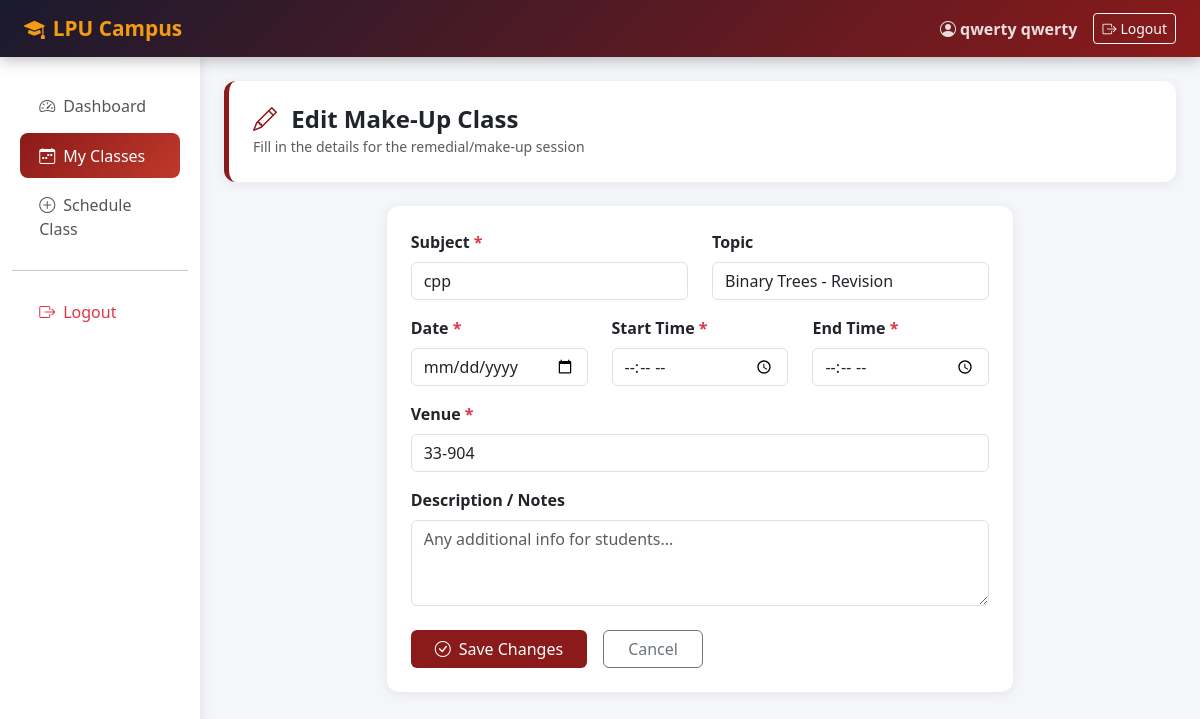
The app's page /classes/4/edit/ (signed in) with its own data.
### attendance/models.py (models this page shows, shortened)
class MakeUpClass(models.Model):
    STATUS_CHOICES = [
        ('upcoming', 'Upcoming'),
        ('active', 'Active'),
        ('completed', 'Completed'),
        ('cancelled', 'Cancelled'),
    ]
    faculty = models.ForeignKey(User, on_delete=models.CASCADE, related_name='makeup_classes')
    subject = models.CharField(max_length=150)
    topic = models.CharField(max_length=200, blank=True)
    date = models.DateField()
    start_time = models.TimeField()
    end_time = models.TimeField()
    venue = models.CharField(max_length=100)
    status = models.CharField(max_length=10, choices=STATUS_CHOICES, default='upcoming')
    description = models.TextField(blank=True)
    created_at = models.DateTimeField(auto_now_add=True)
    class Meta:
        ordering = ['-date', '-start_time']

### attendance/views.py (the view)
# urls.py: path('classes/<int:pk>/edit/', views.edit_class, name='edit_class'),
@login_required
def edit_class(request, pk):
    cls = get_object_or_404(MakeUpClass, pk=pk, faculty=request.user)
    if request.method == 'POST':
        form = MakeUpClassForm(request.POST, instance=cls)
        if form.is_valid():
            form.save()
            messages.success(request, "Class updated.")
            return redirect('class_detail', pk=pk)
    else:
        form = MakeUpClassForm(instance=cls)
    return render(request, 'attendance/schedule_class.html', {'form': form, 'editing': True})

### attendance/forms.py (shortened to what this page needs)
class MakeUpClassForm(forms.ModelForm):
    class Meta:
        model = MakeUpClass
        fields = ['subject', 'topic', 'date', 'start_time', 'end_time', 'venue', 'description']
        widgets = {
            'date': forms.DateInput(attrs={'type': 'date'}),
            'start_time': forms.TimeInput(attrs={'type': 'time'}),
            'end_time': forms.TimeInput(attrs={'type': 'time'}),
            'description': forms.Textarea(attrs={'rows': 3}),
        }

### attendance/templates/attendance/schedule_class.html (shortened to what this page needs)
{% extends 'attendance/base.html' %}
{% block content %}
<div class="page-header">
    <h4 class="mb-0 fw-bold">
        <i class="bi bi-{% if editing %}pencil{% else %}plus-circle{% endif %} me-2" style="color:#8B1A1A;"></i>
        {% if editing %}Edit Make-Up Class{% else %}Schedule New Make-Up Class{% endif %}
    </h4>
    <small class="text-muted">Fill in the details for the remedial/make-up session</small>
</div>
<div class="row justify-content-center">
    <div class="col-md-8">
        <div class="card">
            <div class="card-body p-4">
                <form method="post">
                    <div class="row">
                        <div class="col-md-6 mb-3">
                            <label class="form-label fw-semibold">Subject <span class="text-danger">*</span></label>
                            <input type="text" name="subject" class="form-control"
                                   value="{{ form.subject.value|default:'' }}"
                                   placeholder="e.g. Data Structures & Algorithms" required>
                        </div>
                        <div class="col-md-6 mb-3">
                            <label class="form-label fw-semibold">Topic</label>
                            <input type="text" name="topic" class="form-control"
                                   value="{{ form.topic.value|default:'' }}"
                                   placeholder="e.g. Binary Trees - Revision">
                        </div>
                    </div>
                    <div class="row">
                        <div class="col-md-4 mb-3">
                            <label class="form-label fw-semibold">Date <span class="text-danger">*</span></label>
                            <input type="date" name="date" class="form-control"
                                   value="{{ form.date.value|default:'' }}" required>
                        </div>
                        <div class="col-md-4 mb-3">
                            <label class="form-label fw-semibold">Start Time <span class="text-danger">*</span></label>
                            <input type="time" name="start_time" class="form-control"
                                   value="{{ form.start_time.value|default:'' }}" required>
                        </div>
                        <div class="col-md-4 mb-3">
                            <label class="form-label fw-semibold">End Time <span class="text-danger">*</span></label>
                            <input type="time" name="end_time" class="form-control"
                                   value="{{ form.end_time.value|default:'' }}" required>
                        </div>
                    </div>
                    <div class="mb-3">
                        <label class="form-label fw-semibold">Venue <span class="text-danger">*</span></label>
                        <input type="text" name="venue" class="form-control"
                               value="{{ form.venue.value|default:'' }}"
                               placeholder="e.g. Room 301, Block 32" required>
                    </div>
                    <div class="mb-4">
                        <label class="form-label fw-semibold">Description / Notes</label>
                        <textarea name="description" class="form-control" rows="3"
                                  placeholder="Any additional info for students...">{{ form.description.value|default:'' }}</textarea>
                    </div>
                    <div class="d-flex gap-3">
                        <button type="submit" class="btn btn-lpu btn-primary px-4">
                            <i class="bi bi-check-circle me-2"></i>{% if editing %}Save Changes{% else %}Schedule Class{% endif %}
                        </button>
                        <a href="{% url 'faculty_classes' %}" class="btn btn-outline-secondary px-4">Cancel</a>
                    </div>
                </form>
            </div>
        </div>
    </div>
</div>
{% endblock %}

### attendance/templates/attendance/base.html (shortened to what this page needs)
<!DOCTYPE html>
<html lang="en">
<head>
    <link href="https://cdn.jsdelivr.net/npm/bootstrap@5.3.0/dist/css/bootstrap.min.css" rel="stylesheet">
    <link href="https://cdn.jsdelivr.net/npm/bootstrap-icons@1.11.0/font/bootstrap-icons.css" rel="stylesheet">
</head>
<body>
<nav class="navbar navbar-expand-lg navbar-lpu">
    <div class="container-fluid px-4">
        <a class="navbar-brand" href="{% url 'dashboard' %}">
            <i class="bi bi-mortarboard-fill me-2"></i>LPU Campus
        </a>
        <div class="collapse navbar-collapse" id="navbarNav">
            <ul class="navbar-nav ms-auto align-items-center gap-2">
                {% if user.is_authenticated %}
                <li class="nav-item">
                    <span class="nav-link text-warning fw-semibold">
                        <i class="bi bi-person-circle me-1"></i>{{ user.get_full_name|default:user.username }}
                    </span>
                </li>
                <li class="nav-item">
                    <a class="btn btn-outline-light btn-sm" href="{% url 'logout' %}">
                        <i class="bi bi-box-arrow-right me-1"></i>Logout
                    </a>
                </li>
                {% endif %}
            </ul>
        </div>
    </div>
</nav>
<div class="container-fluid">
    <div class="row">
        {% if user.is_authenticated %}
        <div class="col-md-2 sidebar d-none d-md-block">
            <ul class="nav flex-column">
                <li class="nav-item">
                    <a class="nav-link {% if request.resolver_match.url_name == 'dashboard' %}active{% endif %}"
                       href="{% url 'dashboard' %}">
                        <i class="bi bi-speedometer2"></i>Dashboard
                    </a>
                </li>
                {% if user.profile.role == 'faculty' %}
                <li class="nav-item">
                    <a class="nav-link {% if 'class' in request.resolver_match.url_name %}active{% endif %}"
                       href="{% url 'faculty_classes' %}">
                        <i class="bi bi-calendar-week"></i>My Classes
                    </a>
                </li>
                <li class="nav-item">
                    <a class="nav-link" href="{% url 'schedule_class' %}">
                        <i class="bi bi-plus-circle"></i>Schedule Class
                    </a>
                </li>
                {% endif %}
                <hr>
                <li class="nav-item">
                    <a class="nav-link text-danger" href="{% url 'logout' %}">
                        <i class="bi bi-box-arrow-right"></i>Logout
                    </a>
                </li>
            </ul>
        </div>
        {% endif %}
        <div class="col-md-{% if user.is_authenticated %}10{% else %}12{% endif %} py-4 px-4">
            {% block content %}{% endblock %}
        </div>
    </div>
</div>
</body>
</html>

### attendance/templates/attendance/base.html (style rules this page uses)
:root { --lpu-primary: #8B1A1A; --lpu-secondary: #C0392B; --lpu-gold: #F39C12; --lpu-dark: #1a1a2e; }
body { background: #f4f6f9; font-family: 'Segoe UI', sans-serif; }
.navbar-lpu { background: linear-gradient(135deg, var(--lpu-dark) 0%, var(--lpu-primary) 100%); box-shadow: 0 2px 15px rgba(0,0,0,0.3); }
.navbar-lpu .navbar-brand { color: var(--lpu-gold) !important; font-weight: 700; font-size: 1.3rem; }
.navbar-lpu .nav-link { color: rgba(255,255,255,0.85) !important; transition: color 0.2s; }
.sidebar { background: white; min-height: calc(100vh - 66px); box-shadow: 2px 0 10px rgba(0,0,0,0.08); padding-top: 1.5rem; }
.sidebar .nav-link { color: #555; padding: 0.65rem 1.2rem; border-radius: 8px; margin: 0.15rem 0.5rem; transition: all 0.2s; }
.sidebar .nav-link:hover, .sidebar .nav-link.active { background: linear-gradient(135deg, var(--lpu-primary), var(--lpu-secondary)); color: white !important; }
.sidebar .nav-link i { margin-right: 8px; width: 18px; }
.card { border: none; box-shadow: 0 2px 12px rgba(0,0,0,0.07); border-radius: 12px; }
.btn-lpu { background: var(--lpu-primary); color: white; border: none; }
.page-header { background: white; border-radius: 12px; padding: 1.5rem; margin-bottom: 1.5rem; box-shadow: 0 2px 12px rgba(0,0,0,0.07); border-left: 5px solid var(--lpu-primary); }

### records on screen
MakeUpClass: subject "cpp", topic "Binary Trees - Revision", venue "33-904"

### other values on screen
{{ user.get_full_name|default:user.username }} "qwerty qwerty"
